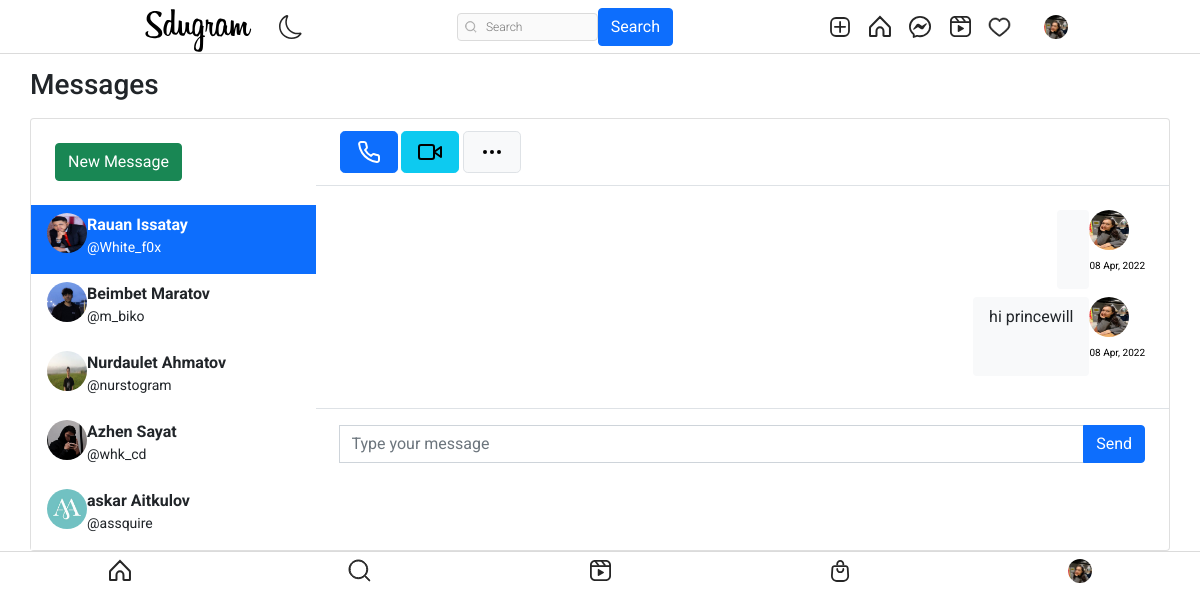
Screenshot of /message/ (signed in) with the database file from the repository.
### authy/models.py (models this page shows, shortened)
class Profile(models.Model):
    user = models.OneToOneField(User, related_name='profile', on_delete=models.CASCADE)
    image = models.ImageField(upload_to="profile_pciture", null=True, default="default.jpg")
    first_name = models.CharField(max_length=200, null=True, blank=True)
    last_name = models.CharField(max_length=200, null=True, blank=True)
    bio = models.CharField(max_length=200, null=True, blank=True)
    location = models.CharField(max_length=200, null=True, blank=True)
    url = models.URLField(max_length=200, null=True, blank=True)
    favourite = models.ManyToManyField(Post, blank=True)

### directs/models.py (models this page shows, shortened)
class Message(models.Model):
    user = models.ForeignKey(User, on_delete=models.CASCADE, related_name="user")
    sender = models.ForeignKey(User, on_delete=models.CASCADE, related_name="from_user")
    reciepient = models.ForeignKey(User, on_delete=models.CASCADE, related_name="to_user")
    body = models.TextField(null=True)
    date = models.DateTimeField(auto_now_add=True)
    is_read = models.BooleanField(default=False)
    def get_message(user):
        users = []
        messages = Message.objects.filter(user=user).values('reciepient').annotate(last=Max('date')).order_by('-last')
        for message in messages:
            users.append({
                'user': User.objects.get(pk=message['reciepient']),
                'last': message['last'],
                'unread': Message.objects.filter(user=user, reciepient__pk=message['reciepient'], is_read=False).count()
            })
        return users

### directs/views.py (the view)
# urls.py: path('', inbox, name="message"),
@login_required
def inbox(request):
    user = request.user
    messages = Message.get_message(user=request.user)
    active_direct = None
    directs = None
    profile = get_object_or_404(Profile, user=user)
    if messages:
        message = messages[0]
        active_direct = message['user'].username
        directs = Message.objects.filter(user=request.user, reciepient=message['user'])
        directs.update(is_read=True)
        for message in messages:
            if message['user'].username == active_direct:
                message['unread'] = 0
    context = {
        'directs':directs,
        'messages': messages,
        'active_direct': active_direct,
        'profile': profile,
    }
    return render(request, 'directs/direct.html', context)

### templates/directs/direct.html (shortened to what this page needs)
{% extends 'base.html' %}
{% load static %}
{% block content %}
<head>
	<link href="https://cdn.jsdelivr.net/npm/bootstrap@5.1.3/dist/css/bootstrap.min.css" rel="stylesheet">
</head>
<br><br>
<main class="conetent">
    <div class="container p-0">
		<h1 class="h3 mb-3">Messages</h1>
		<div class="card">
			<div class="row g-0">
				<div class="col-12 col-lg-12 col-xl-3 border-right chat-messages" >
					<div class="px-4 d-none d-md-block">
						<div class="d-flex align-items-center">
							<div class="flex-grow-1">
								<a href="{% url 'search-users' %}" class="btn btn-success mt-4 mb-4">New Message</a>
							</div>
						</div>
					</div>
					{% for message in messages %}
					<a href="{% url 'directs' message.user.username %}" class="list-group-item list-group-item-action border-0 {% if active_direct == message.user.username %}active{% endif %}">
						<div class="d-flex align-items-start pb-2">
								<img src="{{ message.user.profile.image.url }}" class="rounded-circle mr-1" alt="img" width="40" height="40">
							<div class="flex-grow-1 ml-6">
								<b>{{message.user.profile.first_name}} {{message.user.profile.last_name}}</b>
								<div class="small"> @{{message.user.username}}</div>
							</div>
						</div>
					</a>
					{% endfor %}
				</div>
				<div class="col-12 col-lg-7 col-xl-9">
					<div class="py-2 px-4 border-bottom d-none d-lg-block">
						<div class="d-flex align-items-center py-1">
							<div>
								<button class="btn btn-primary btn-lg mr-1 px-3"></button>
								<button class="btn btn-info btn-lg mr-1 px-3 d-none d-md-inline-block"></button>
								<button class="btn btn-light border btn-lg px-3"></button>
							</div>
						</div>
					</div>
					<div class="position-relative">
						<div class="chat-messages p-4">
									{% for direct in directs %}
										{% if direct.sender == request.user %}
											<div class="chat-message-right pb-2">
												<div>
													<a href=""><img src="{{ direct.sender.profile.image.url }}" class="rounded-circle mr-1" alt="img" width="40" height="40"></a>
													<div class="text-muted small text-nowrap mt-2" style="font-size:10px; color: rgba(180, 180, 180, 0);"><p style="font-size:10px; color: black;">{{direct.date|date:"d M, Y"}}</p></div>
												</div>
												<div class="flex-shrink-1 bg-light rounded py-2 px-3 ml-3">
													{{direct.body}}
												</div>
											</div>
										{% endif %}
									{% endfor %}
						</div>
					</div>
						<div class="flex-grow-0 py-3 px-4 border-top">
							<form method="POST" action="{% url 'send-directs' %}">
								<div class="input-group">
									<input name="body" type="text" class="form-control" placeholder="Type your message">
									<button class="btn btn-primary" type="submit">Send</button>
								</div>
							</form>
						</div>
				</div>
			</div>
		</div>
	</div>
</main>
</html>
{% endblock content %}

### templates/base.html (shortened to what this page needs)
{% load static %}
<!DOCTYPE html>
<html lang="en">
<head>
    <link rel="stylesheet" href="https://cdn.jsdelivr.net/npm/bootstrap-icons@1.8.1/font/bootstrap-icons.css">
    <link href="https://cdn.jsdelivr.net/npm/bootstrap@5.1.3/dist/css/bootstrap.min.css" rel="stylesheet">
    <link rel="stylesheet" type="text/css" href="{% static 'assets1/style.css' %}">
</head>
<body>
    <header class="header">
        <nav class="header__content">
            <div class="header__buttons">
                <a href="{% url 'index' %}" class="header__home">
                    <!DOCTYPE svg PUBLIC "-//W3C//DTD SVG 20010904//EN"
                     "http://www.w3.org/TR/2001/REC-SVG-20010904/DTD/svg10.dtd">
                </a>
                <button class="header__theme-button" title="Toggle Theme">
                </button>
            </div>
            <form action="{% url 'search-users' %}" method="GET">
                <div class="header__search">
                    <input type="text" placeholder="Search" name="q" value="{{ request.GET.q }}">
                    <button class="btn btn-primary" type="submit">Search</button>
                </div>
            </form>
            <div class="header__buttons header__buttons--desktop">
                <a href="{% url 'newpost' %}">
                </a>
                <a href="{% url 'index' %}">
                </a>
                <a href="{% url 'message' %}">
                </a>
                <a href="#">
                </a>
                <span>
                    <a href="{% url 'show-notification' %}">
                    </a>
                </span>
                <a href="">
                    <button class="profile-button">
                        <a href="{% url 'profile' request.user %}">
                            <div class="profile-button__picture">
                                <img src="{{request.user.profile.image.url}}" alt="User Picture">
                            </div>
                        </a>
                    </button>
                </a>
            </div>
        </nav>
    </header>
    {% block content %}
    {% endblock content %}
    <nav class="navbar">
        <a href="#" class="navbar__button">
        </a>
        <a href="{% url 'search-users'  %}" class="navbar__button">
        </a>
        <a href="#" class="navbar__button">
        </a>
        <a href="#" class="navbar__button">
        </a>
        <a href="{% url 'profile' request.user %}" class="navbar__button profile-button">
            <div class="profile-button__picture">
                <img src="{{request.user.profile.image.url}}" alt="User Picture">
            </div>
        </a>
    </nav>
</body>
</html>

### static/assets1/style.css (style rules this page uses)
*, *::after, *::before { box-sizing: border-box; margin: 0; padding: 0; }
*, button, input, select, textarea { font-family: 'Roboto', sans-serif; }
:root { --primary: hsl(0, 0%, 100%); --secondary: hsl(0, 0%, 98%); --border: hsl(0, 0%, 86%); --story-border: hsl(0, 0%, 78%); --img-border: hsla(0, 0%, 0%, 0.1); --text-dark: hsl(0, 0%, 15%); --text-light: hsl(0, 0%, 60%); --like: hsl(355, 82%, 61%); --link: hsl(204, 100%, 48%); --header-height: 44px; --nav-height: 44px; }
body { min-height: 100vh; display: flex; flex-direction: column; overflow-y: auto; }
svg { display: block; }
img { max-width: 100%; }
.header { width: 100%; height: var(--header-height); background-color: var(--primary); display: flex; justify-content: center; position: fixed; top: 0; left: 0; z-index: 2; }
.header::after { content: ''; position: absolute; bottom: 0; width: 100%; height: 1px; background-color: var(--border); }
.header__content { width: 100%; max-width: 975px; padding: 0 14px; display: flex; justify-content: space-between; align-items: center; }
.header__home { margin-top: 5px; }
.header__theme-button { background-color: transparent; border: none; cursor: pointer; }
.header__theme-button-moon { display: unset; }
.header__search { width: 216px; height: 28px; display: none; align-items: center; position: relative; }
.header__search svg { width: 12px; height: 12px; position: absolute; left: 8px; }
.header__search input { width: 100%; height: 100%; background-color: var(--secondary); padding: 4px 10px 4px 28px; border: 1px solid var(--border); border-radius: 4px; outline: none; font-size: 12px; font-weight: 300; text-decoration: none; color: var(--text-light); text-overflow: ellipsis; overflow: hidden; white-space: nowrap; }
.header__buttons { display: flex; align-items: center; gap: 16px; }
.navbar { width: 100%; height: var(--nav-height); background-color: var(--primary); display: flex; position: fixed; bottom: 0; left: 0; z-index: 2; }
.navbar::after { content: ''; position: absolute; top: 0; width: 100%; height: 1px; background-color: var(--border); }
.navbar__button { flex: 1 0 auto; display: flex; justify-content: center; align-items: center; }
.profile-button { background-color: transparent; border: none; outline: none; cursor: pointer; position: relative; }
.profile-button__picture { width: 24px; height: 24px; border-radius: 50%; overflow: hidden; position: relative; }
.profile-button__picture::after { content: ''; position: absolute; top: 0; bottom: 0; left: 0; right: 0; border: 1px solid var(--img-border); border-radius: 50%; }
@media (min-width: 768px) { :root { --header-height: 54px; --nav-height: 0px; } }
@media (min-width: 768px) { .header__content { padding: 0 20px; } }
@media (min-width: 768px) { .header__search { display: flex; } }
@media (min-width: 768px) { .navbar { display: none; } }

### templates/directs/direct.html (style rules this page uses)
body { margin-top:20px; }
.chat-messages { display: flex; flex-direction: column; max-height: 800px; overflow-y: scroll }
.chat-message-left, .chat-message-right { display: flex; flex-shrink: 0 }
.chat-message-right { flex-direction: row-reverse; margin-left: auto }
.py-3 { padding-top: 1rem!important; padding-bottom: 1rem!important; }
.px-4 { padding-right: 1.5rem!important; padding-left: 1.5rem!important; }
.flex-grow-0 { flex-grow: 0!important; }
.border-top { border-top: 1px solid #dee2e6!important; }

### rows the page displays
Message: sender.profile.image (picture), date "08 Apr, 2022"
Message: sender.profile.image (picture), date "08 Apr, 2022", body "hi princewill"

### other values shown
{{ message.user.profile.first_name }} "Rauan"
{{ message.user.profile.last_name }} "Issatay"
{{ message.user.username }} "White_f0x"
{{ message.user.profile.first_name }} "Beimbet"
{{ message.user.profile.last_name }} "Maratov"
{{ message.user.username }} "m_biko"
{{ message.user.profile.first_name }} "Nurdaulet"
{{ message.user.profile.last_name }} "Ahmatov"
{{ message.user.username }} "nurstogram"
{{ message.user.profile.first_name }} "Azhen"
{{ message.user.profile.last_name }} "Sayat"
{{ message.user.username }} "whk_cd"
{{ message.user.profile.first_name }} "askar"
{{ message.user.profile.last_name }} "Aitkulov"
{{ message.user.username }} "assquire"
